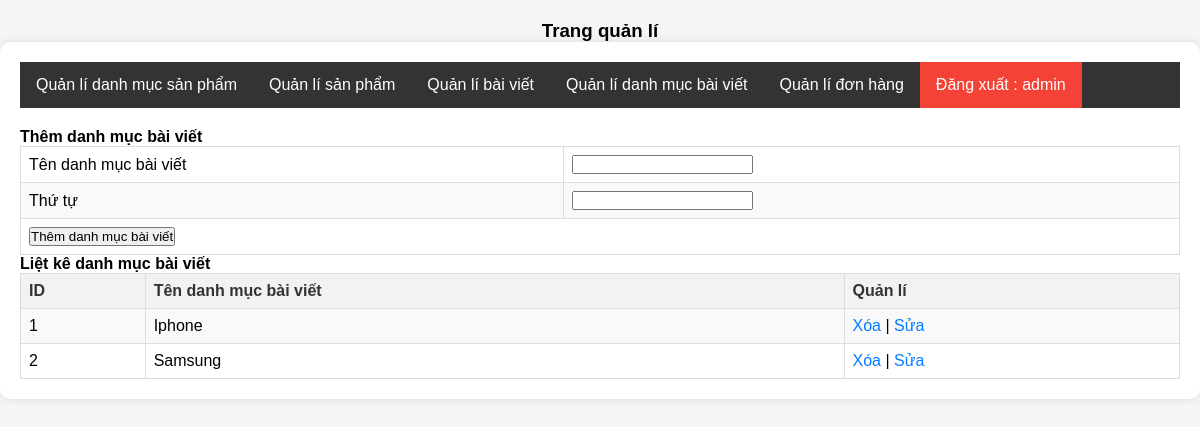
Page /HoangAnhStore/admincp/index.php?action=quanlidanhmucbaiviet&query=them (signed in) on the committed database.
### tables this page shows
CREATE TABLE `tbl_danhmucbaiviet` (
  `id_baiviet` int(11) NOT NULL,
  `tendanhmuc_baiviet` varchar(200) NOT NULL,
  `thutu` int(11) NOT NULL
);

### HoangAnhStore/admincp/modules/quanlidanhmucbaiviet/lietke.php (the view)
<?php
    $sql_lietke_danhmucbaiviet = "select * from tbl_danhmucbaiviet order by thutu desc";
    $query_lietke_danhmucbaiviet = mysqli_query($mysqli,$sql_lietke_danhmucbaiviet);
?>
<h4>Liệt kê danh mục bài viết</h4>
<table class="ListTable" border="1" width="100%" style="border-collapse: collapse;">
    <tr>
        <th>ID</th>
        <th>Tên danh mục bài viết</th>
        <th>Quản lí</th>
    </tr>
<?php
    $i = 0;
    while($row = mysqli_fetch_array($query_lietke_danhmucbaiviet))
    {
        $i++;
?>
    <tr>
        <td><?php echo $i ?></td>
        <td><?php echo $row['tendanhmuc_baiviet'] ?></td>
        <td>
            <a href="modules/quanlidanhmucbaiviet/xuli.php?idbaiviet=<?php echo $row['id_baiviet'] ?>">Xóa</a> | <a  href="?action=quanlidanhmucbaiviet&query=sua&idbaiviet=<?php echo $row['id_baiviet'] ?>">Sửa</a>
        </td>
    </tr>
<?php
    }
?>
</table>

### HoangAnhStore/admincp/css/styleadmincp.css (style rules this page uses)
* { margin: 0; padding: 0; box-sizing: border-box; }
html, body { width: 100%; height: 100%; }
body { font-family: Arial, sans-serif; background-color: #f5f5f5; margin: 0; padding: 0; }
.ListTable { width: 100%; border-collapse: collapse; }
.ListTable th, .ListTable td { border: 1px solid #ddd; padding: 8px; }
.ListTable th { background-color: #f2f2f2; color: #333; text-align: left; }
.ListTable tr:nth-child(even) { background-color: #f9f9f9; }
.ListTable a { text-decoration: none; color: #007bff; }

### rows in the picture
tbl_danhmucbaiviet: tendanhmuc_baiviet "Iphone"
tbl_danhmucbaiviet: tendanhmuc_baiviet "Samsung"

### other values in the picture
$_SESSION['dangnhap'] "admin"
